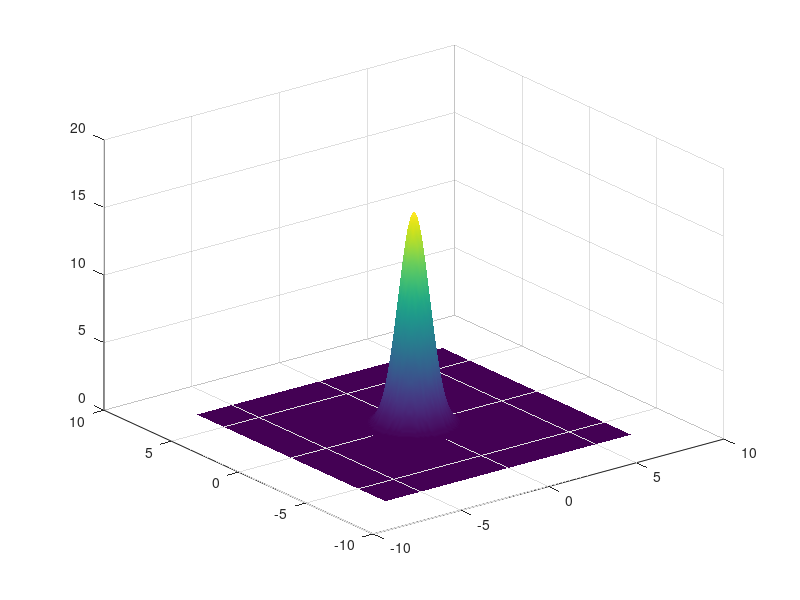

Write MATLAB code to recreate this figure. (Note: this script raises an error after producing the figure.)
%DOG - difference of gaussian model -adjust parameters by editing the file and run

kc=50;
ks=.85;  %smaller=stronger
rc=1
rs=1.3
%r=-3:0.1:3

%xval=10;
%yval=10;
step=0.1;

% for 1-D
%for i=1:size(r,2)
%   s(i)=kc*exp(-(r(i)/rc).^2)-ks*exp(-(r(i)/rs).^2);
%end
%f(a,b)=kc/(pi*rc.^2)*exp(-(x(b).^2+y(b).^2)*rc.^2)...
%        -ks/(pi*rs.^2)*exp(-(x(b).^2+y(b).^2)*rs.^2);

%x=-xval:0.1:xval;
%y=-yval:0.1:yval;
%for a=1:size(x,2);
%   for b=1:size(x,2);
%      g(a,b)=kc*(rc.^-2)*(pi.^-1)*exp((-(x(a).^2+y(b).^2)/rc.^-2));
%   end
%end


%x=-xval:0.1:xval;
%y=-yval:0.1:yval;
%for a=1:size(x,2);
%   for b=1:size(x,2);
%      h(a,b)=(-ks*(rs.^-2)*(pi.^-1)*exp((-(x(a).^2+y(b).^2))/rs.^-2));
%   end
%end

x=-7:step:7;
y=-7:step:7;
for a=1:size(x,2);
   for b=1:size(y,2);
      f(a,b)=kc*(rc.^-2)*(pi.^-1)*exp((-(x(a).^2+y(b).^2)/rc.^-2))+(-ks*(rs.^-2)*(pi.^-1)*exp((-(x(a).^2+y(b).^2))/rs.^-2));
   end
end

[xx,yy]=meshgrid(x,y);
a=f; % or for 2 rf's a=[f f];
figure;
size(a)
whos
surf(xx,yy,a);
shading interp
lighting phong
camlight left
axis tight
axis square
axis vis3d
xlabel('x (deg)')
ylabel('y (deg)')

%figure
%subplot(1,2,1);
%surf(x,y,g);
%shading interp
%axis tight
%axis vis3d
%xlabel('x')
%ylabel('y')

%subplot(1,2,2);
%surf(x,y,h);
%shading interp
%axis tight
%axis vis3d
%xlabel('x')
%ylabel('y')
